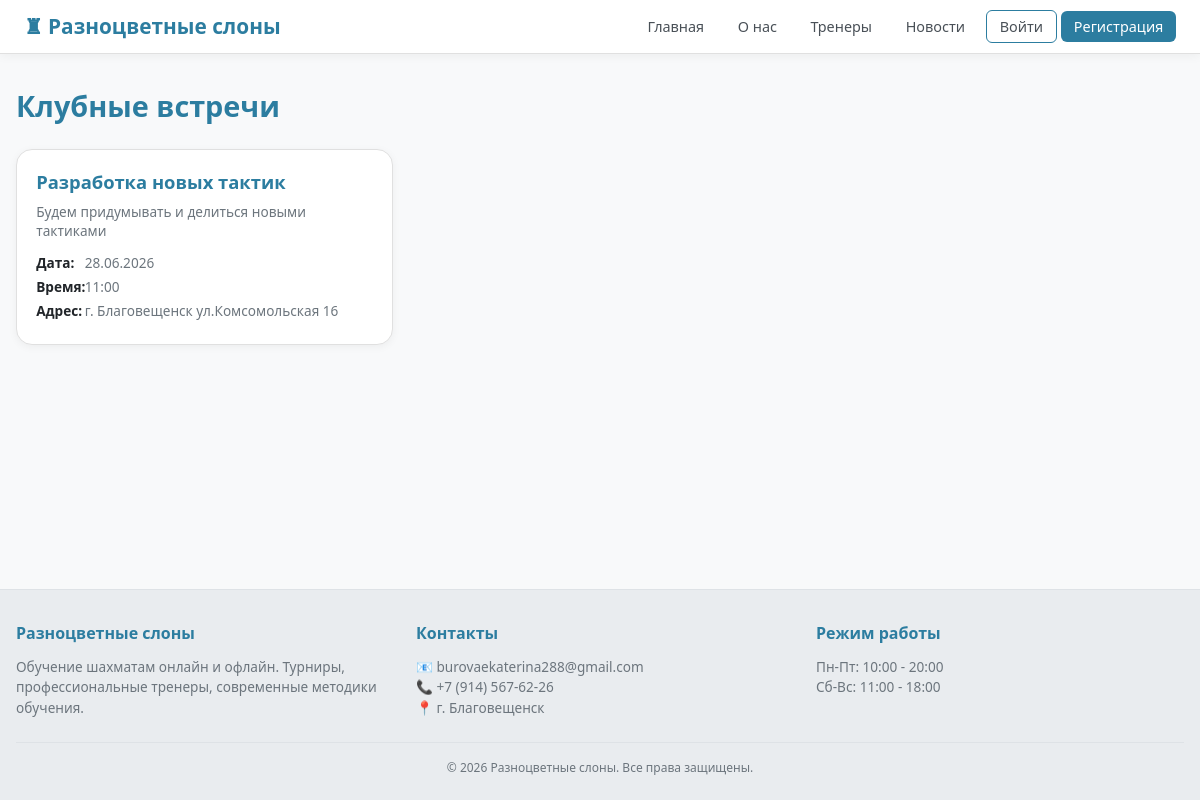
Screenshot of /meetings/ with the database file from the repository.
### main/models.py (models this page shows, shortened)
class ClubMeeting(models.Model):
    name = models.CharField(max_length=200, verbose_name='Название')
    description = models.TextField(verbose_name='Описание')
    date = models.DateField(verbose_name='Дата')
    time = models.TimeField(verbose_name='Время')
    location = models.CharField(max_length=200, verbose_name='Место проведения')
    max_participants = models.IntegerField(default=30, verbose_name='Максимум участников')
    participants = models.ManyToManyField(User, blank=True, related_name='meetings')

### main/views.py (the view)
# urls.py: path('meetings/', views.meetings_list, name='meetings_list'),
def meetings_list(request):
    meetings = ClubMeeting.objects.filter(date__gte=timezone.now().date()).order_by('date', 'time')
    return render(request, 'main/meetings/list.html', {'meetings': meetings})

### main/templates/main/meetings/list.html (shortened to what this page needs)
{% extends 'main/base.html' %}
{% block content %}
<div class="page-header">
    <h1>Клубные встречи</h1>
</div>
{% if meetings %}
<div class="meetings-grid">
    {% for meeting in meetings %}
    <div class="meeting-card">
        <div class="meeting-name">{{ meeting.name }}</div>
        <div class="meeting-description">{{ meeting.description|default:"Нет описания" }}</div>
        <div class="meeting-detail"><strong>Дата:</strong> {{ meeting.date|date:"d.m.Y" }}</div>
        <div class="meeting-detail"><strong>Время:</strong> {{ meeting.time|time:"H:i" }}</div>
        <div class="meeting-detail"><strong>Адрес:</strong> {{ meeting.location|default:"Не указан" }}</div>
    </div>
    {% endfor %}
</div>
{% else %}
<p class="empty-message">Нет запланированных встреч</p>
{% endif %}
{% endblock %}

### main/templates/main/base.html (style rules this page uses)
* { margin: 0; padding: 0; box-sizing: border-box; font-family: 'Segoe UI', system-ui, sans-serif; }
body { background: #f8f9fa; color: #212529; min-height: 100vh; display: flex; flex-direction: column; overflow-x: hidden; max-width: 100%; padding-top: 70px; }
html { overflow-x: hidden; max-width: 100%; }
.tournaments-grid, .trainers-grid, .lessons-grid, .meetings-grid, .gallery-grid { display: grid; grid-template-columns: repeat(auto-fill, minmax(320px, 1fr)); gap: 1.5rem; }
.tournament-card, .trainer-card, .lesson-card, .meeting-card { background: white; border-radius: 16px; padding: 1.2rem; border: 1px solid #e0e0e0; box-shadow: 0 2px 8px rgba(0,0,0,0.05); transition: all 0.3s ease; }
.tournament-name, .trainer-name, .lesson-name, .meeting-name { font-size: 1.15rem; font-weight: bold; color: #2c7da0; margin-bottom: 0.5rem; }

### main/templates/main/meetings/list.html (style rules this page uses)
.page-header { display: flex; justify-content: space-between; align-items: center; margin-bottom: 1.5rem; flex-wrap: wrap; gap: 1rem; }
.page-header h1 { color: #2c7da0; font-size: 1.8rem; }
.meetings-grid { display: grid; grid-template-columns: repeat(auto-fill, minmax(350px, 1fr)); gap: 1.2rem; }
.meeting-card { background: white; border-radius: 16px; padding: 1.2rem; border: 1px solid #e0e0e0; box-shadow: 0 2px 8px rgba(0,0,0,0.05); transition: all 0.3s ease; }
.meeting-name { font-size: 1.15rem; font-weight: bold; color: #2c7da0; margin-bottom: 0.5rem; }
.meeting-description { color: #6c757d; font-size: 0.85rem; margin-bottom: 0.8rem; line-height: 1.4; }
.meeting-detail { margin-bottom: 0.3rem; color: #6c757d; font-size: 0.85rem; }
.meeting-detail strong { color: #212529; width: 45px; display: inline-block; }

### rows the page displays
ClubMeeting: name "Разработка новых тактик", description "Будем придумывать и делиться новыми тактиками", date "28.06.2026", time "11:00", location "г. Благовещенск ул.Комсомольская 16"
